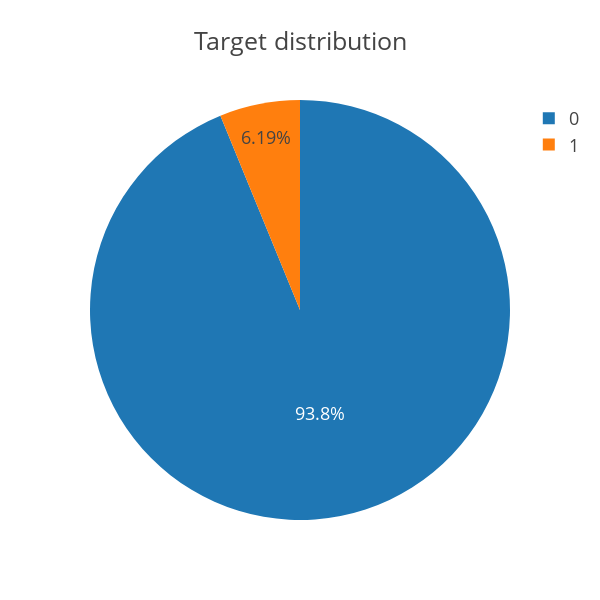

Notebook cell for this chart:
### Code cell
# Plotly version
# https://www.kaggle.com/sudalairajkumar/simple-exploration-notebook-qiqc/notebook
## target distribution ##
from plotly import tools
import plotly.offline as py
py.init_notebook_mode(connected=True)
import plotly.graph_objs as go

cnt_srs = train['target'].value_counts()
labels = (np.array(cnt_srs.index))
sizes = (np.array((cnt_srs / cnt_srs.sum())*100))

trace = go.Pie(labels=labels, values=sizes)
layout = go.Layout(
    title='Target distribution',
    font=dict(size=18),
    width=600,
    height=600,
)
data = [trace]
fig = go.Figure(data=data, layout=layout)
py.iplot(fig, filename="usertype")

### Figure 1 — Plotly figure (JSON) as saved in the notebook; plotly's stock layout.template omitted (floating-point values rounded to 4 significant figures)
{"data": [{"labels": [0, 1], "type": "pie", "uid": "dded6100-9dc4-4bb8-aa73-4f0581587d67", "values": [93.81, 6.187]}], "layout": {"font": {"size": 18}, "height": 600, "title": "Target distribution", "width": 600}}
